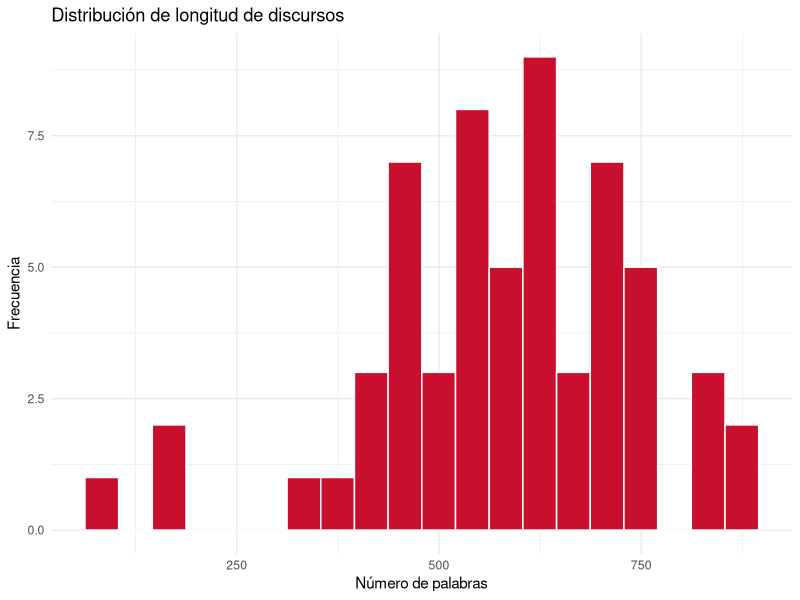
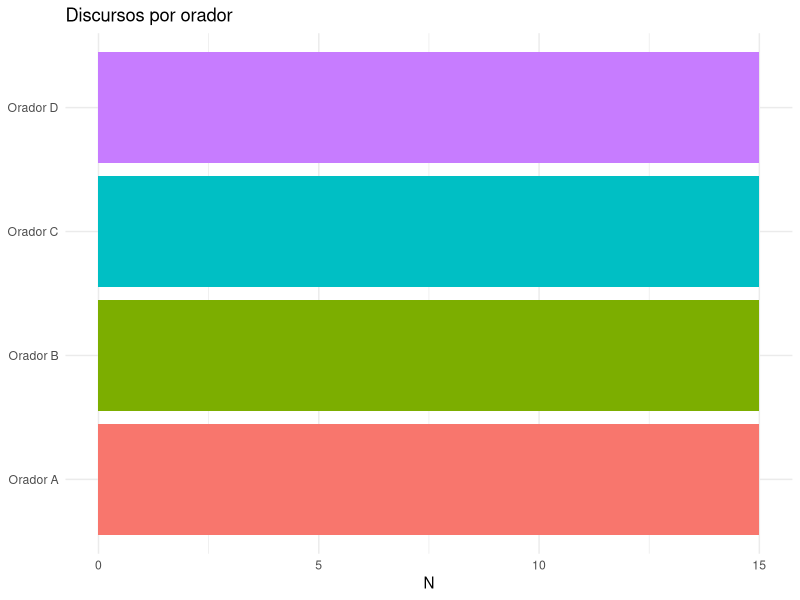
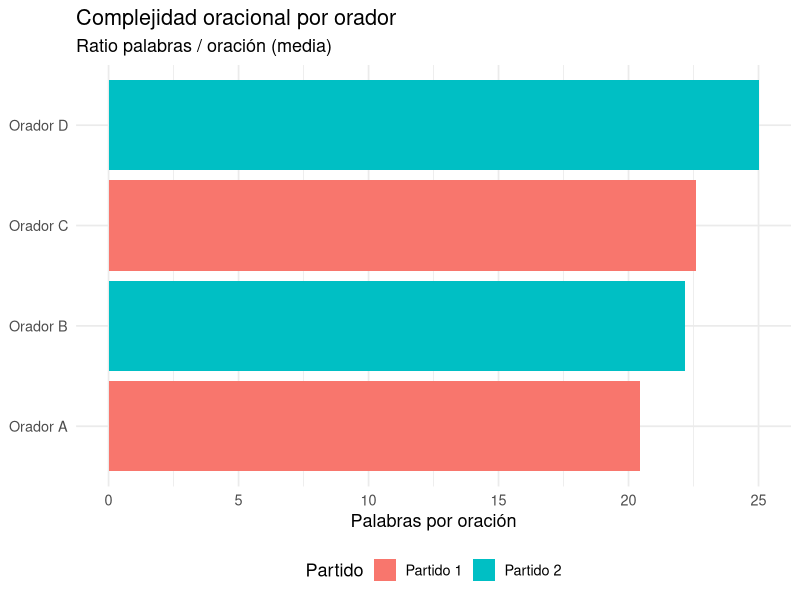
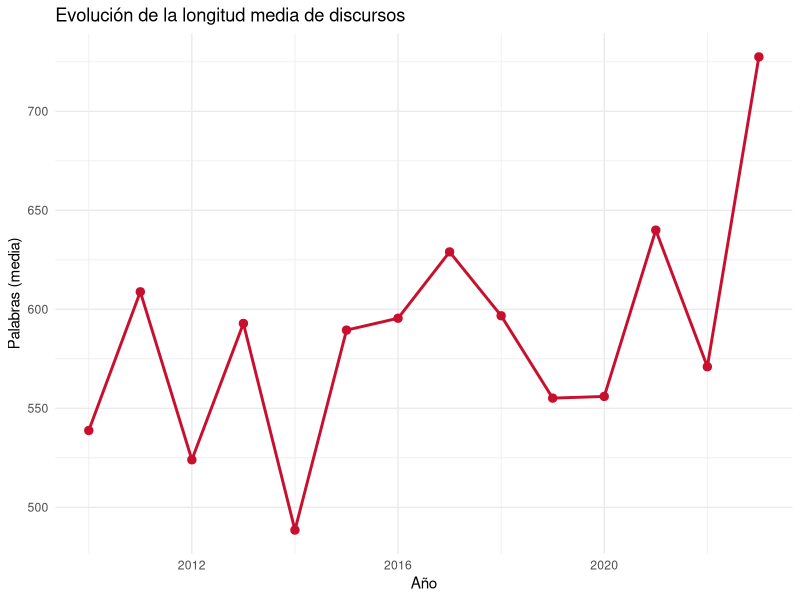

These figures' R source, in order:
## ---- chunk 1
2 + 3
10 / 4
2 ^ 8
sqrt(144)
## ---- chunk 2
sum(1, 2, 3, 4, 5)
mean(c(1, 2, 3, 4, 5))
## ---- chunk 3
mi_nombre <- "Ana García"
edad      <- 23
aprobado  <- TRUE

mi_nombre
edad + 10
## ---- chunk 4
# Numérico
x <- 3.14
class(x)

# Texto (character)
palabra <- "lingüística"
class(palabra)

# Lógico
es_sustantivo <- TRUE
class(es_sustantivo)
## ---- chunk 5
# Vector de longitudes de palabras
longitudes <- c(3, 5, 2, 8, 4, 6, 3, 7)

mean(longitudes)
median(longitudes)
max(longitudes)
length(longitudes)
## ---- chunk 6
# Vector de texto
palabras <- c("casa", "árbol", "luz", "universidad")
nchar(palabras)   # número de caracteres de cada palabra
## ---- chunk 7
corpus <- data.frame(
  palabra    = c("casa", "árbol", "correr", "azul"),
  categoria  = c("sustantivo", "sustantivo", "verbo", "adjetivo"),
  silabas    = c(2, 2, 3, 2),
  frecuencia = c(8420, 3105, 5622, 4890)
)

corpus
## ---- chunk 8
str(corpus)       # estructura del objeto
summary(corpus)   # resumen estadístico
nrow(corpus)      # número de filas
ncol(corpus)      # número de columnas
## ---- chunk 9
# Acceder a una columna con $
corpus$palabra
corpus$frecuencia

# Acceder por posición [fila, columna]
corpus[1, ]        # primera fila completa
corpus[, 2]        # segunda columna completa
corpus[2, 3]       # fila 2, columna 3
## ---- chunk 10
corpus[corpus$silabas == 2, ]
corpus[corpus$frecuencia > 5000, ]
corpus[corpus$categoria == "sustantivo", ]
## ---- chunk 11
library(dplyr)
library(ggplot2)
library(readr)
## ---- chunk 12
set.seed(42)
discursos <- data.frame(
  orador     = rep(c("Orador A", "Orador B", "Orador C", "Orador D"), each = 15),
  partido    = rep(c("Partido 1", "Partido 2", "Partido 1", "Partido 2"), each = 15),
  anyo       = sample(2010:2023, 60, replace = TRUE),
  n_palabras = round(rnorm(60, mean = 600, sd = 150)),
  n_oraciones= round(rnorm(60, mean = 30, sd = 8))
)

glimpse(discursos)
## ---- chunk 13
# select(): seleccionar columnas
discursos |> select(orador, anyo, n_palabras)
## ---- chunk 14
# filter(): filtrar filas por condición
discursos |> filter(anyo >= 2018)
## ---- chunk 15
# mutate(): crear nuevas variables
discursos |> mutate(palabras_por_oracion = n_palabras / n_oraciones)
## ---- chunk 16
# Encadenando operaciones
discursos |>
  filter(anyo >= 2018) |>
  select(orador, partido, n_palabras) |>
  mutate(palabras_k = round(n_palabras / 1000, 2)) |>
  arrange(desc(n_palabras))
## ---- chunk 17
# Resumen global
discursos |>
  summarise(
    media_palabras   = mean(n_palabras),
    mediana_palabras = median(n_palabras),
    total_discursos  = n()
  )
## ---- chunk 18
# Agrupado por partido
discursos |>
  group_by(partido) |>
  summarise(
    media  = round(mean(n_palabras), 1),
    n_disc = n()
  ) |>
  arrange(desc(media))
## ---- chunk 19
# Frecuencias de una variable categórica
discursos |> count(orador, sort = TRUE)
## ---- chunk 20
# Histograma de longitud de discursos
ggplot(discursos, aes(x = n_palabras)) +
  geom_histogram(bins = 20, fill = "#c8102e", color = "white") +
  labs(
    title = "Distribución de longitud de discursos",
    x     = "Número de palabras",
    y     = "Frecuencia"
  ) +
  theme_minimal()
## ---- chunk 21
# Gráfico de barras: discursos por orador
discursos |>
  count(orador) |>
  ggplot(aes(x = reorder(orador, n), y = n, fill = orador)) +
  geom_col() +
  coord_flip() +
  labs(title = "Discursos por orador", x = NULL, y = "N") +
  theme_minimal() +
  theme(legend.position = "none")
## ---- chunk 22
summary(discursos)
## ---- chunk 23
resumen <- discursos |>
  group_by(orador, partido) |>
  summarise(
    n_discursos     = n(),
    media_palabras  = round(mean(n_palabras), 1),
    media_oraciones = round(mean(n_oraciones), 1),
    ratio_pal_or    = round(mean(n_palabras / n_oraciones), 2),
    .groups = "drop"
  )

resumen
## ---- chunk 24
resumen |>
  arrange(desc(ratio_pal_or)) |>
  select(orador, partido, ratio_pal_or)
## ---- chunk 25
ggplot(resumen,
       aes(x = reorder(orador, ratio_pal_or),
           y = ratio_pal_or,
           fill = partido)) +
  geom_col() +
  coord_flip() +
  labs(
    title    = "Complejidad oracional por orador",
    subtitle = "Ratio palabras / oración (media)",
    x        = NULL,
    y        = "Palabras por oración",
    fill     = "Partido"
  ) +
  theme_minimal(base_size = 13) +
  theme(legend.position = "bottom")
## ---- chunk 26
discursos |>
  group_by(anyo) |>
  summarise(media_longitud = mean(n_palabras), n = n()) |>
  ggplot(aes(x = anyo, y = media_longitud)) +
  geom_line(color = "#c8102e", linewidth = 1) +
  geom_point(color = "#c8102e", size = 2.5) +
  labs(
    title = "Evolución de la longitud media de discursos",
    x     = "Año",
    y     = "Palabras (media)"
  ) +
  theme_minimal()
